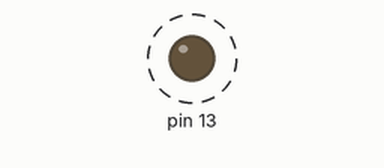
Recording of a sketch running on a simulated Arduino Uno, built with avr-gcc and run on an emulated ATmega328P. Parts: output pins drawn as LEDs (lit = HIGH). Dashed ring = blinking. No radio packets arrive unless stated; what the sketch prints to the serial monitor is not drawn.

Above: at 0.5 s.
Timing chart, 0 to 3.0 s (numbered marks = the images above):
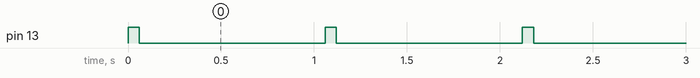

Measured:
- by itself, pin 13: alternates HIGH for 0.06 s and LOW for 1.0 s

The sketch:

LEDPushTransmitter.ino
```cpp
#include <VirtualWire.h>

void setup()
{
  Serial.begin(9600);	  // Debugging only
  Serial.println("setup");
  pinMode(13,OUTPUT);

  // Initialise the IO and ISR
  vw_setup(2400);	 // Bits per sec
}

void loop()
{
  const char *msg = "hello";

  digitalWrite(13, true); // Flash a light to show transmitting
  vw_send((uint8_t *)msg, strlen(msg));
  vw_wait_tx(); // Wait until the whole message is gone
  digitalWrite(13, false);
  delay(1000);
}
```
